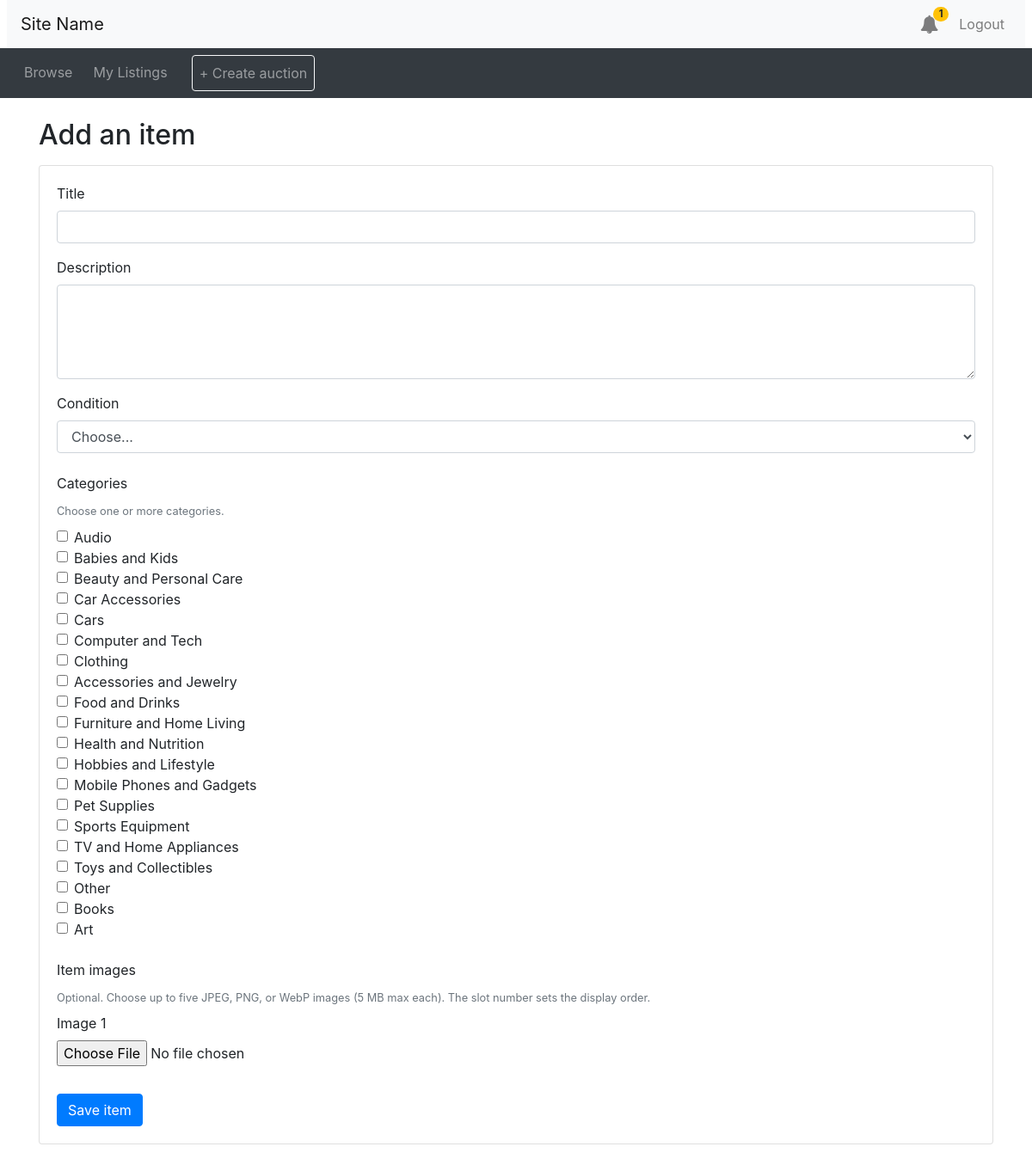
The page /auction/create_item.php (signed in) on the database its author committed.
### tables this page shows
CREATE TABLE Categories (
    categoryId INT UNSIGNED NOT NULL AUTO_INCREMENT PRIMARY KEY,
    name       ENUM(
        'AUDIO',
        'BABIES_AND_KIDS',
        'BEAUTY_AND_PERSONAL_CARE',
        'CAR_ACCESSORIES',
        'CARS',
        'COMPUTER_AND_TECH',
        'CLOTHING',
        'ACCESSORIES_AND_JEWELRY',
        'FOOD_AND_DRINKS',
        'FURNITURE_AND_HOME_LIVING',
        'HEALTH_AND_NUTRITION',
        'HOBBIES_AND_LIFESTYLE',
        'MOBILE_PHONES_AND_GADGETS',
        'PET_SUPPLIES',
        'SPORTS_EQUIPMENT',
        'TV_AND_HOME_APPLIANCES',
        'TOYS_AND_COLLECTIBLES',
        'OTHER',
        'BOOKS',
        'ART'
    ) NOT NULL UNIQUE
);

### auction/lib/utilities.php (called while the page is built, shortened)
<?php
function category_display_name(string $name): string {
  return CATEGORY_DISPLAY_NAMES[$name] ?? ucwords(strtolower(str_replace('_', ' ', $name)));
}
?>

### auction/create_item.php (the view, shortened to what this page needs)
<?php
require_once __DIR__ . '/lib/utilities.php';
include_once __DIR__ . '/header.php';
?>
<div class="container my-4">
  <h2 class="my-3">Add an item</h2>
<?php
  require_once __DIR__ . '/../sql/database.php';
  $categories = mysqli_query($connection, 'SELECT categoryId, name FROM Categories ORDER BY name');
?>
  <div class="card">
    <div class="card-body">
      <form method="post" action="create_item_result.php" enctype="multipart/form-data">
        <div class="form-group">
          <label for="itemTitle">Title</label>
          <input type="text" class="form-control" id="itemTitle" name="title" maxlength="255" required>
        </div>
        <div class="form-group">
          <label for="itemDescription">Description</label>
          <textarea class="form-control" id="itemDescription" name="description" rows="4"></textarea>
        </div>
        <div class="form-group">
          <label for="itemCondition">Condition</label>
          <select class="form-control" id="itemCondition" name="condition" required>
            <option value="">Choose...</option>
          </select>
        </div>
        <fieldset class="form-group">
          <legend class="col-form-label">Categories</legend>
          <small class="form-text text-muted mb-2">Choose one or more categories.</small>
<?php while ($category = mysqli_fetch_assoc($categories)): ?>
          <div class="form-check">
            <input class="form-check-input" type="checkbox" name="category_ids[]" id="category<?php echo (int) $category['categoryId']; ?>" value="<?php echo (int) $category['categoryId']; ?>">
            <label class="form-check-label" for="category<?php echo (int) $category['categoryId']; ?>"><?php echo htmlspecialchars(category_display_name($category['name']), ENT_QUOTES | ENT_SUBSTITUTE, 'UTF-8'); ?></label>
          </div>
<?php endwhile; ?>
        </fieldset>
        <fieldset class="form-group">
          <legend class="col-form-label">Item images</legend>
          <small class="form-text text-muted mb-2">
            Optional. Choose up to five JPEG, PNG, or WebP images (5 MB max each). The slot number sets the display order.
          </small>
<?php for ($image_order = 1; $image_order <= 5; $image_order++): ?>
          <div class="form-group" data-image-field="<?php echo $image_order; ?>" <?php echo $image_order > 1 ? 'hidden' : ''; ?>>
            <label for="itemImage<?php echo $image_order; ?>">Image <?php echo $image_order; ?></label>
            <input type="file" class="form-control-file" id="itemImage<?php echo $image_order; ?>" name="images[<?php echo $image_order; ?>]" accept="image/jpeg,image/png,image/webp">
          </div>
<?php endfor; ?>
        </fieldset>
        <button type="submit" class="btn btn-primary">Save item</button>
      </form>
    </div>
  </div>
</div>
<?php include_once("footer.php")?>

### rows shown on the page
categories: name "Audio"
categories: name "Babies and Kids"
categories: name "Beauty and Personal Care"
categories: name "Car Accessories"
categories: name "Cars"
categories: name "Computer and Tech"
categories: name "Clothing"
categories: name "Accessories and Jewelry"
categories: name "Food and Drinks"
categories: name "Furniture and Home Living"
categories: name "Health and Nutrition"
categories: name "Hobbies and Lifestyle"
categories: name "Mobile Phones and Gadgets"
categories: name "Pet Supplies"
categories: name "Sports Equipment"
categories: name "TV and Home Appliances"
categories: name "Toys and Collectibles"
categories: name "Other"
categories: name "Books"
categories: name "Art"

### other values the page prints
$bell_unread "1"
